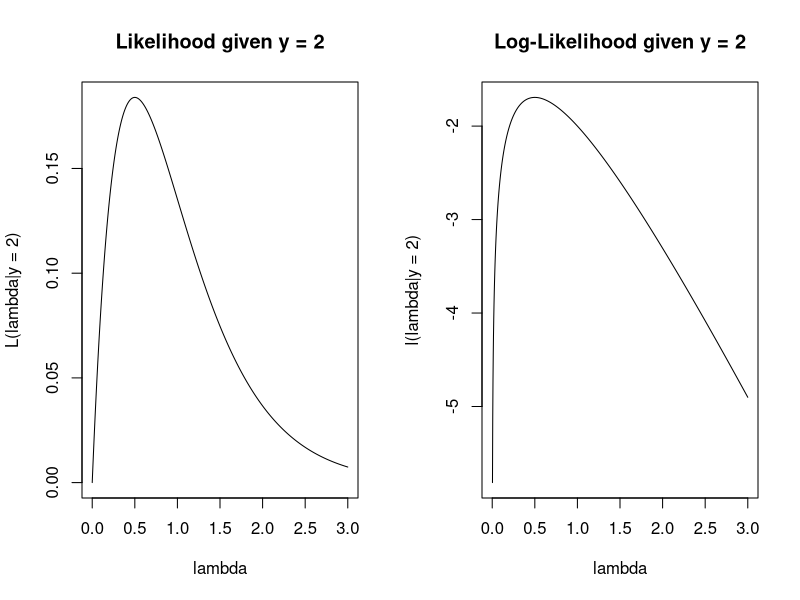
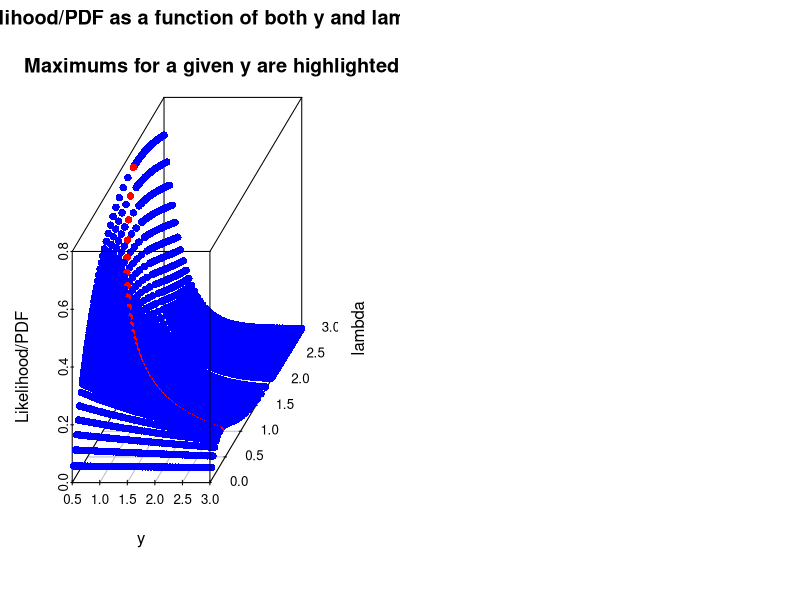
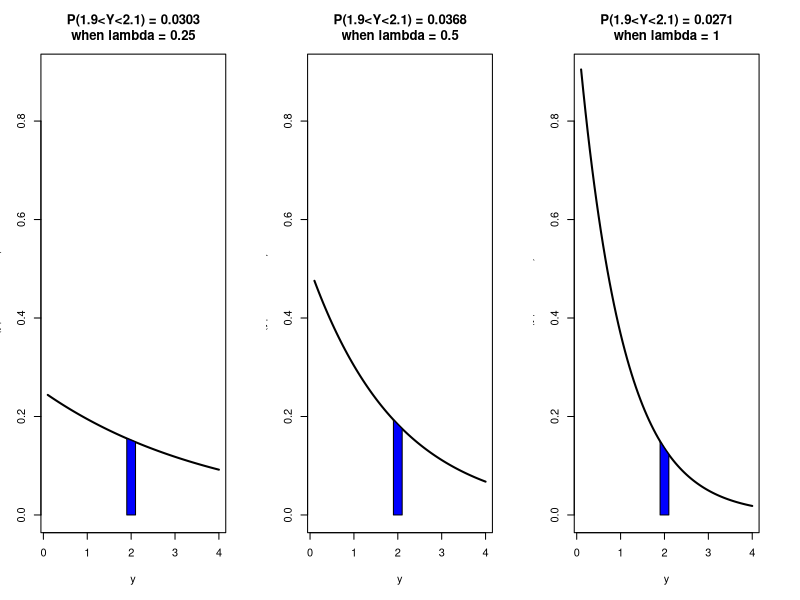

Write the R code that produced these figures, in order.
par(mfrow=c(1,2))
curve(lambda*exp(-2*lambda),
      from = 0, to = 3, n = 1000,
      xname = "lambda", ylab = "L(lambda|y = 2)",
      main = "Likelihood given y = 2")
curve(log(lambda*exp(-2*lambda)),
      from = 0, to = 3, n = 1000,
      xname = "lambda", ylab = "l(lambda|y = 2)",
      main = "Log-Likelihood given y = 2")


#plotting sequences
y <- seq(from = 0.5, to = 3, by = 0.05)
lambda <- c(seq(from = 0.05, to = 1/y[length(y)], by = 0.05), 
            1/y, 
            seq(from = 1/y[1], to = 3, by = 0.05))
#create density function
fylambda <- function(y, lambda){lambda*exp(-lambda*y)}
#grid of points to plot Likelihood or density over
grid <- expand.grid(lambda, y)
#plotting data
plotData <- data.frame(lambda = grid$Var1,
                       y = grid$Var2,
                       likelihood = fylambda(lambda=grid$Var1,y=grid$Var2))
plotData$color <- ifelse(plotData$lambda == 1/plotData$y, "red", "blue")
#static plot
scatterplot3d::scatterplot3d(y = plotData$lambda,
                             x = plotData$y,
                             z = plotData$likelihood, 
                             color = plotData$color,
                             pch = 16, box = TRUE, #highlight.3d = TRUE, 
                             type = "p", 
                             main = "Likelihood/PDF as a function of both y and lambda\n
              Maximums for a given y are highlighted in red",
                             angle = 40,
                             ylab = "lambda",
                             xlab = "y",
                             zlab ="Likelihood/PDF")


par(mfrow = c(1,3))
lambda <- 0.25
y <- seq(from =0.1, to = 4, by = 0.05)
plot(x = y,
     y = lambda*exp(-y*lambda),
     ylab = paste0("f(y|lambda = ", lambda, ")"),
     xlab = "y",
     main = paste0("P(1.9<Y<2.1) = ", round(pexp(2.1, rate = lambda) - pexp(1.9, rate = lambda), 4), "\nwhen lambda = ", lambda),
     type = "l",
     ylim = c(0,0.9),
     lwd = 2)
epsilon <- 0.1
y2 <- seq(from = 2-epsilon, to = 2+epsilon, length = 100)
polygon(x = c(y2, rev(y2)), y = c(lambda*exp(-y2*lambda), rep(0, length(y2))), col = "blue")

lambda <- 0.5
plot(x = y,
     y = lambda*exp(-y*lambda),
     ylab = paste0("f(y|lambda = ", lambda, ")"),
     xlab = "y",
     main = paste0("P(1.9<Y<2.1) = ", round(pexp(2.1, rate = lambda) - pexp(1.9, rate = lambda), 4), "\nwhen lambda = ", lambda),
     type = "l",
     ylim = c(0,0.9),
     lwd = 2)
polygon(x = c(y2, rev(y2)), y = c(lambda*exp(-y2*lambda), rep(0, length(y2))), col = "blue")

lambda <- 1
plot(x = y,
     y = lambda*exp(-y*lambda),
     ylab = paste0("f(y|lambda = ", lambda, ")"),
     xlab = "y",
     main = paste0("P(1.9<Y<2.1) = ", round(pexp(2.1, rate = lambda) - pexp(1.9, rate = lambda), 4), "\nwhen lambda = ", lambda),
     type = "l",
     ylim = c(0,0.9),
     lwd = 2)
polygon(x = c(y2, rev(y2)), y = c(lambda*exp(-y2*lambda), rep(0, length(y2))), col = "blue")
